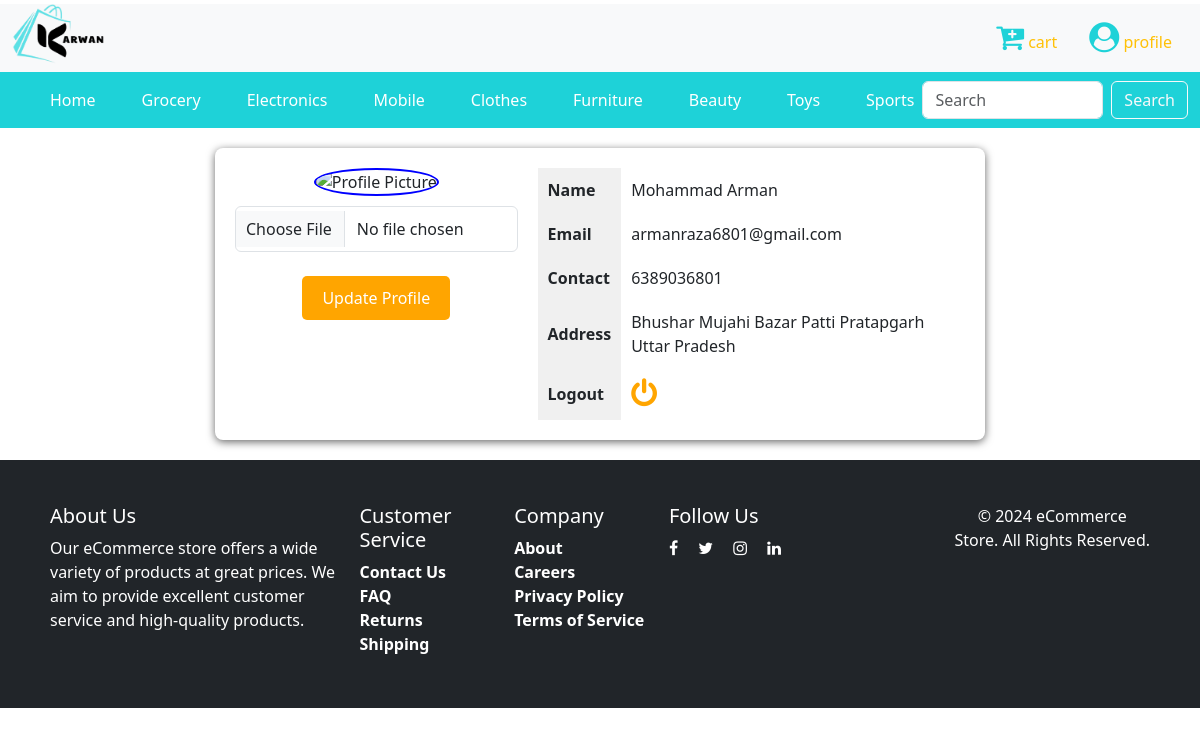
Page /user/profile.php (signed in) on the committed database.
### tables this page shows
CREATE TABLE `register` (
  `name` varchar(80) NOT NULL,
  `email` varchar(80) NOT NULL,
  `contact` varchar(20) NOT NULL,
  `password` varchar(20) NOT NULL,
  `user_type` varchar(10) NOT NULL,
  `gender` varchar(20) NOT NULL,
  `address` varchar(100) NOT NULL,
  `image` varchar(800) NOT NULL
);

### user/profile.php (the view, shortened to what this page needs)
<?php
include("../connection.php");
?>
<!DOCTYPE html>
<html lang="en">
<head>
    <?php include("../cdn.php") ?>
</head>
<body>
    <?php include("header.php") ?>
<?php
if(!isset($_SESSION['email']))
{
    header("location:../login.php");
}
else
{
    $email=$_SESSION['email'];
    $sql="select * from register where email='$email'";
    $res=mysqli_query($con,$sql);
    $r=mysqli_fetch_assoc($res);
     echo '<div class="container">
             <div class="profile-container">
                    <div class="profile-image">
                           <img src="../'.$r['image'].'" alt="Profile Picture" class="">';?>
                           <form method="post" enctype="multipart/form-data" class="update-form">
                           <input type="file" name="image" class="form-control">
                           <br>
                           <input type="submit" value="Update Profile" name="sub" class="update-profile-btn">
                           </form>
                           <?php
                           echo '
                    </div>
                    <div class="profile-details">
                            <table>
                                <tr>
                                    <th>Name</th>
                                    <td>'.$r['name'].'</td>
                                </tr>
                                <tr>
                                    <th>Email</th>
                                    <td>'.$r['email'].'</td>
                                </tr>
                                <tr>
                                    <th>Contact</th>
                                    <td>'.$r['contact'].'</td>
                                </tr>
                                <tr>
                                    <th>Address</th>
                                    <td>'.$r['address'].'</td>
                                </tr>
                                <tr>
                                    <th>Logout</th>
                                    <td><a href="logout.php" class="text-warning"><i class="fa fa-power-off" style="font-size:30px;color:orange"></i></a></td>
                                </tr>
                            </table>
                    </div>
             </div>
           </div>';
}
?>
    <?php include("../footer.php") ?>
</body>
</html>

### rows in the picture
register: name "Mohammad Arman", email "armanraza6801@gmail.com", contact "6389036801", address "Bhushar Mujahi Bazar Patti Pratapgarh Uttar Pradesh"
